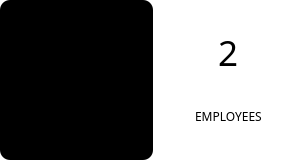
                  <widget class="QWidget" name="widget_54" native="true">
                   <property name="minimumSize">
                    <size>
                     <width>305</width>
                     <height>160</height>
                    </size>
                   </property>
                   <property name="styleSheet">
                    <string notr="true">background-color: rgb(255, 255, 255);
border-radius: 10px;
border: none;</string>
                   </property>
                   <layout class="QHBoxLayout" name="horizontalLayout_32">
                    <property name="spacing">
                     <number>0</number>
                    </property>
                    <property name="leftMargin">
                     <number>0</number>
                    </property>
                    <property name="topMargin">
                     <number>0</number>
                    </property>
                    <property name="rightMargin">
                     <number>0</number>
                    </property>
                    <property name="bottomMargin">
                     <number>0</number>
                    </property>
                    <item>
                     <widget class="QWidget" name="widget_55" native="true">
                      <property name="sizePolicy">
                       <sizepolicy hsizetype="MinimumExpanding" vsizetype="MinimumExpanding">
                        <horstretch>0</horstretch>
                        <verstretch>0</verstretch>
                       </sizepolicy>
                      </property>
                      <property name="styleSheet">
                       <string notr="true">background-color: rgb(0, 0, 0);</string>
                      </property>
                      <layout class="QGridLayout" name="gridLayout_32">
                       <property name="leftMargin">
                        <number>10</number>
                       </property>
                       <property name="topMargin">
                        <number>10</number>
                       </property>
                       <property name="rightMargin">
                        <number>15</number>
                       </property>
                       <property name="bottomMargin">
                        <number>10</number>
                       </property>
                       <property name="spacing">
                        <number>0</number>
                       </property>
                       <item row="0" column="0" alignment="Qt::AlignHCenter|Qt::AlignVCenter">
                        <widget class="QLabel" name="label_38">
                         <property name="sizePolicy">
                          <sizepolicy hsizetype="Fixed" vsizetype="Fixed">
                           <horstretch>0</horstretch>
                           <verstretch>0</verstretch>
                          </sizepolicy>
                         </property>
                         <property name="minimumSize">
                          <size>
                           <width>80</width>
                           <height>80</height>
                          </size>
                         </property>
                         <property name="maximumSize">
                          <size>
                           <width>120</width>
                           <height>100</height>
                          </size>
                         </property>
                         <property name="text">
                          <string/>
                         </property>
                         <property name="pixmap">
                          <pixmap>guest_icon_white.png</pixmap>
                         </property>
                         <property name="scaledContents">
                          <bool>true</bool>
                         </property>
                        </widget>
                       </item>
                      </layout>
                     </widget>
                    </item>
                    <item>
                     <widget class="QWidget" name="widget_56" native="true">
                      <property name="sizePolicy">
                       <sizepolicy hsizetype="Expanding" vsizetype="Expanding">
                        <horstretch>0</horstretch>
                        <verstretch>0</verstretch>
                       </sizepolicy>
                      </property>
                      <layout class="QVBoxLayout" name="verticalLayout_17">
                       <item alignment="Qt::AlignHCenter|Qt::AlignBottom">
                        <widget class="QLabel" name="lblEmployeesTotal">
                         <property name="font">
                          <font>
                           <family>Century Gothic</family>
                           <pointsize>26</pointsize>
                           <weight>50</weight>
                           <italic>false</italic>
                           <bold>false</bold>
                          </font>
                         </property>
                         <property name="styleSheet">
                          <string notr="true"/>
                         </property>
                         <property name="text">
                          <string>2</string>
                         </property>
                        </widget>
                       </item>
                       <item alignment="Qt::AlignHCenter|Qt::AlignVCenter">
                        <widget class="QLabel" name="label_80">
                         <property name="font">
                          <font>
                           <family>Century Gothic</family>
                           <pointsize>9</pointsize>
                           <weight>50</weight>
                           <bold>false</bold>
                          </font>
                         </property>
                         <property name="text">
                          <string>EMPLOYEES</string>
                         </property>
                        </widget>
                       </item>
                      </layout>
                     </widget>
                    </item>
                   </layout>
                  </widget>
